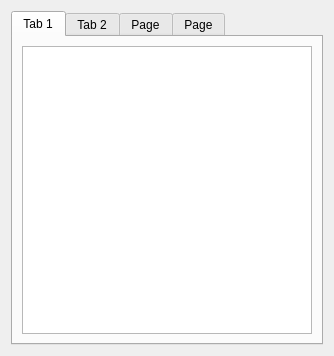
<?xml version="1.0" encoding="UTF-8"?>
<ui version="4.0">
 <class>ContainerDialog</class>
 <widget class="QDialog" name="ContainerDialog">
  <property name="geometry">
   <rect>
    <x>0</x>
    <y>0</y>
    <width>334</width>
    <height>356</height>
   </rect>
  </property>
  <property name="windowTitle">
   <string>Dialog</string>
  </property>
  <layout class="QGridLayout" name="gridLayout_5">
   <item row="0" column="0">
    <widget class="QTabWidget" name="tabWidget">
     <property name="currentIndex">
      <number>0</number>
     </property>
     <widget class="QWidget" name="tab">
      <attribute name="title">
       <string>Tab 1</string>
      </attribute>
      <layout class="QGridLayout" name="gridLayout_4">
       <item row="0" column="0">
        <widget class="QTableWidget" name="tableWidget"/>
       </item>
      </layout>
     </widget>
     <widget class="QWidget" name="tab_2">
      <attribute name="title">
       <string>Tab 2</string>
      </attribute>
      <layout class="QGridLayout" name="gridLayout_3">
       <item row="0" column="0">
        <widget class="QListWidget" name="listWidget"/>
       </item>
      </layout>
     </widget>
     <widget class="QWidget" name="tab_3">
      <attribute name="title">
       <string>Page</string>
      </attribute>
      <layout class="QGridLayout" name="gridLayout_2">
       <item row="0" column="0">
        <widget class="QPlainTextEdit" name="plainTextEdit"/>
       </item>
      </layout>
     </widget>
     <widget class="QWidget" name="tab_4">
      <attribute name="title">
       <string>Page</string>
      </attribute>
      <layout class="QGridLayout" name="gridLayout">
       <item row="0" column="0">
        <widget class="QDial" name="dial"/>
       </item>
       <item row="1" column="0">
        <widget class="QSlider" name="horizontalSlider">
         <property name="orientation">
          <enum>Qt::Horizontal</enum>
         </property>
        </widget>
       </item>
       <item row="2" column="0">
        <widget class="QProgressBar" name="progressBar">
         <property name="value">
          <number>24</number>
         </property>
        </widget>
       </item>
      </layout>
     </widget>
    </widget>
   </item>
  </layout>
 </widget>
 <resources/>
 <connections/>
</ui>
